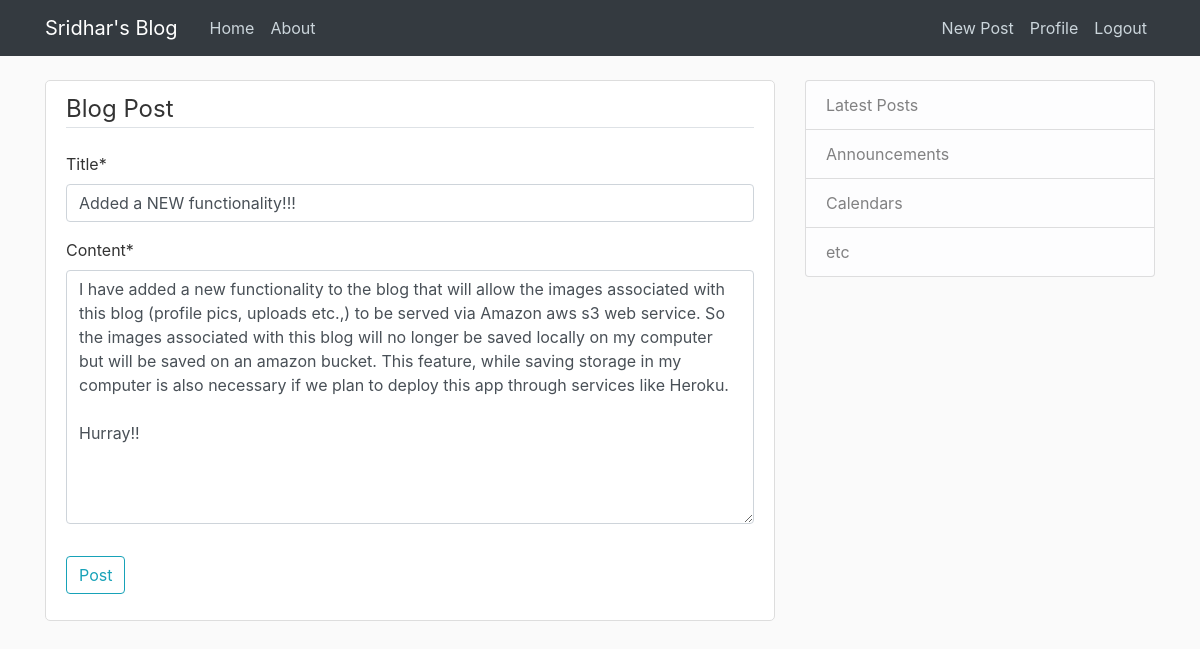
The app's page /post/33/update/ (signed in) with its own data.
### blog/models.py (models this page shows, shortened)
class Post(models.Model):
    title = models.CharField(max_length=50)
    content = models.TextField()
    date_posted = models.DateTimeField(default = timezone.now)
    author = models.ForeignKey(User, on_delete=models.CASCADE)

### blog/views.py (the view, shortened to what this page needs)
# urls.py: path('post/<int:pk>/update/', PostUpdateView.as_view(), name='update'),
class PostUpdateView(LoginRequiredMixin, UserPassesTestMixin, UpdateView):
    model = Post
    fields = ['title', 'content']
    def test_func(self):
        post = self.get_object()
        if self.request.user == post.author:
            return True
        return False

### blog/templates/blog/post_form.html (shortened to what this page needs)
{% extends "blog/base.html" %}{% block content %}{% load crispy_forms_tags %}
<div class="content-section">
  <form method="POST">
    <fieldset class="form-group">
      <legend class="border-bottom mb-4">Blog Post</legend>
      {{ form | crispy }}
    </fieldset>
    <div class="form-group">
      <button class="btn btn-outline-info" type="submit">Post</button>
    </div>
  </form>
</div>
{% endblock content %}

### blog/templates/blog/base.html (shortened to what this page needs)
{% load static %}
<!DOCTYPE html>
<html>
<head>
  <link rel="stylesheet" href="https://stackpath.bootstrapcdn.com/bootstrap/4.3.1/css/bootstrap.min.css"
 />
  <link rel="stylesheet" type="text/css" href="{% static 'blog/main.css' %}">
</head>
<body>
  <main role="main" class="container">
    <div class="row">
      <div class="col-md-8">
        {% block content %}{% endblock %}
      </div>
      <div class="col-md-4">
        <ul class="list-group">
          <li class="list-group-item list-group-item-light">Latest Posts</li>
          <li class="list-group-item list-group-item-light">Announcements</li>
          <li class="list-group-item list-group-item-light">Calendars</li>
          <li class="list-group-item list-group-item-light">etc</li>
        </ul>
      </div>
  </main>
  <header class="site-header">
    <nav class="navbar navbar-expand-md navbar-dark bg-dark fixed-top">
      <div class="container">
        <a class="navbar-brand mr-4" href="/">Sridhar's Blog</a>
        <div class="collapse navbar-collapse" id="navbarToggle">
          <div class="navbar-nav mr-auto">
            <a class="nav-item nav-link" href="{% url 'home' %}">Home</a>
            <a class="nav-item nav-link" href="{% url 'about' %}">About</a>
          </div>
          <div class="navbar-nav">
            {% if user.is_authenticated %}
            <a class="nav-item nav-link" href="{% url 'create' %}">New Post</a>
            <a class="nav-item nav-link" href="{% url 'profile' %}">Profile</a>
            <a class="nav-item nav-link" href="{% url 'logout' %}">Logout</a>
            {% else %}
            <a class="nav-item nav-link" href="{% url 'login' %}">Login</a>
            <a class="nav-item nav-link" href="{% url 'register' %}">Register</a>
            {% endif %}
          </div>
        </div>
      </div>
    </nav>
  </header>
</body>
</html>

### blog/static/blog/main.css (style rules this page uses)
body { background: #fafafa; color: #333333; margin-top: 5rem; }
ul { margin: 0; }
.site-header .navbar-nav .nav-link { color: #cbd5db; }
.content-section { background: #ffffff; padding: 10px 20px; border: 1px solid #dddddd; border-radius: 5px; margin-bottom: 20px; }

### records on screen
Post: title "Added a NEW functionality!!!", content "I have added a new functionality to the blog that will allow the images associated with this blog (profile pics, uploads etc.,) to be served via Amazon aws s3 web service. So the images associated with this blog will no longer be saved locally on my computer but will be saved on an amazon bucket. This feature, while saving storage in my computer is also necessary if we plan to deploy this app through services like Heroku. Hurray!!"
